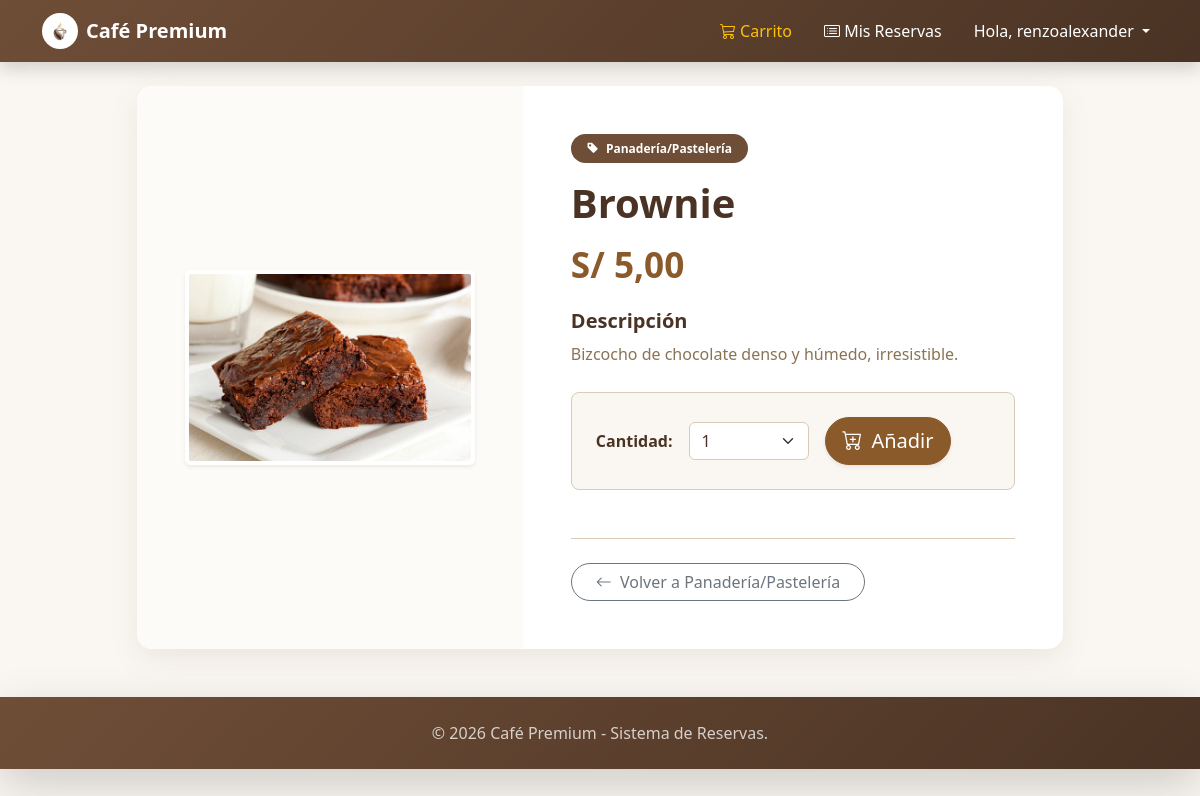
The app's page /tienda/7/brownie/ (signed in) with its own data.
### mitienda/models.py (models this page shows, shortened)
class Product(models.Model):
    category = models.ForeignKey(Category,
                                 related_name='products',
                                 on_delete=models.CASCADE)
    name = models.CharField(max_length=200)
    slug = models.SlugField(max_length=200)
    image = models.ImageField(upload_to='',
                              blank=True)
    description = models.TextField(blank=True)
    price = models.DecimalField(max_digits=5,
                                decimal_places=2)
    stock = models.PositiveIntegerField(default=0)
    available = models.BooleanField(default=True)
    created = models.DateTimeField(auto_now=True)
    updated = models.DateTimeField(auto_now_add=True)
    class Meta:
        ordering = ['name']

class Category(models.Model):
    name = models.CharField(max_length=200)
    slug = models.SlugField(max_length=200)
    class Meta:
        ordering = ['name']
        indexes = [
            models.Index(fields=['name'])
        ]
    def __str__(self):
        return self.name
    def get_absolute_url(self):
        return reverse('tienda:product_list_category',
                       args=[self.slug])

### mitienda/views.py (the view)
# urls.py: path('<int:id>/<slug:slug>/', views.product_detail, name='product_detail')
@login_required
def product_detail(request, id, slug):
    product = get_object_or_404(Product,
                                id = id,
                                slug = slug,
                                available = True)
    cart_product_form = CartAddProductForm()
    return render(request,
                  'tienda/products/detail.html',
                  {'product':product,
                   'cart_product_form':cart_product_form})

### cart/forms.py
class CartAddProductForm(forms.Form):
    cantidad = forms.TypedChoiceField(choices=PRODUCT_QUANTITY_CHOICES,
                                      coerce=int)
    override = forms.BooleanField(required=False,
                                  initial=False,
                                  widget=forms.HiddenInput)

### mitienda/templates/tienda/products/detail.html (shortened to what this page needs)
{% extends "base.html" %}
{% load static %}
{% block content %}
  <div class="row justify-content-center mt-4 mb-5">
    <div class="col-md-10">
      <div class="card border-0" style="border-radius: 15px; box-shadow: 0 10px 30px rgba(111, 78, 55, 0.1);">
        <div class="row g-0">
          <div class="col-md-5 d-flex align-items-center p-4 p-md-5" style="background-color: #fdfbf7; border-top-left-radius: 15px; border-bottom-left-radius: 15px;">
            <img src="{% if product.image %}{{ product.image.url }}{% else %}{% static 'img/no_image.jpg' %}{% endif %}"
                 class="img-fluid rounded shadow-sm mx-auto d-block" alt="{{ product.name }}" style="max-height: 400px; object-fit: contain; border: 4px solid white;">
          </div>
          <div class="col-md-7">
            <div class="card-body p-4 p-md-5">
              <span class="badge rounded-pill mb-2 px-3 py-2" style="background-color: var(--coffee-light); color: white;"><i class="bi bi-tag-fill me-1"></i> {{ product.category }}</span>
              <h1 class="card-title mt-2 fw-bold" style="color: var(--coffee-dark);">{{ product.name }}</h1>
              <h2 class="mb-4 fw-bold mt-3" style="color: var(--caramel); font-size: 2.2rem;">S/ {{ product.price|floatformat:2 }}</h2>
              <div class="mb-4">
                <h5 class="fw-bold" style="color: var(--coffee-dark);">Descripción</h5>
                <p class="card-text" style="color: var(--text-muted); line-height: 1.7;">{{ product.description|linebreaksbr }}</p>
              </div>
              {% if product.stock > 0 %}
                <form action="{% url 'cart:cart_add' product.id %}" method="post" class="mt-4 p-4 rounded-3" style="background-color: var(--cream-bg); border: 1px solid var(--border-color);">
                  <div class="row g-3 align-items-center">
                    <div class="col-sm-auto">
                      <label for="id_cantidad" class="col-form-label fw-bold" style="color: var(--coffee-dark);">Cantidad:</label>
                    </div>
                    <div class="col-sm-4 col-4">
                      {{ cart_product_form.cantidad }}
                    </div>
                    <div class="col-sm-auto col-8">
                      <button type="submit" class="btn btn-primary btn-lg rounded-pill shadow-sm w-100">
                        <i class="bi bi-cart-plus me-1"></i> Añadir
                      </button>
                    </div>
                  </div>
                </form>
              {% else %}
                <div class="alert alert-danger mt-4 d-inline-flex align-items-center rounded-pill px-4">
                  <i class="bi bi-x-circle-fill me-2 fs-5"></i> Agotado temporalmente
                </div>
              {% endif %}
              <div class="mt-5 border-top pt-4" style="border-color: var(--border-color) !important;">
                <a href="{{ product.category.get_absolute_url }}" class="btn btn-outline-secondary rounded-pill px-4">
                  <i class="bi bi-arrow-left me-1"></i> Volver a {{ product.category }}
                </a>
              </div>
            </div>
          </div>
        </div>
      </div>
    </div>
  </div>
{% endblock %}

### templates/base.html (shortened to what this page needs)
{% load static %}
<!DOCTYPE html>
<html lang="es">
<head>
    <link href="https://cdn.jsdelivr.net/npm/bootstrap@5.3.3/dist/css/bootstrap.min.css" rel="stylesheet">
    <link rel="stylesheet" href="https://cdn.jsdelivr.net/npm/bootstrap-icons@1.11.3/font/bootstrap-icons.min.css">
</head>
<body>
    <nav class="navbar navbar-expand-lg navbar-dark navbar-custom sticky-top shadow">
        <div class="container">
            <a class="navbar-brand fw-bold d-flex align-items-center" href="{% url 'tienda:product_list' %}">
                <img src="/media/logo.png" alt="Logo" width="36" height="36" class="me-2 rounded-circle bg-white p-1">
                Café Premium
            </a>
            <div class="collapse navbar-collapse" id="navbarNav">
                <ul class="navbar-nav ms-auto align-items-center">
                    <li class="nav-item me-3">
                        <a class="nav-link text-warning" href="{% url 'cart:cart_detail' %}">
                            <i class="bi bi-cart3"></i> Carrito
                        </a>
                    </li>
                    {% if request.user.is_authenticated %}
                    <li class="nav-item me-3">
                        <a class="nav-link text-white" href="{% url 'history' %}">
                            <i class="bi bi-card-list"></i> Mis Reservas
                        </a>
                    </li>
                    <li class="nav-item dropdown">
                        <a class="nav-link dropdown-toggle text-white" href="#" id="navbarDropdown" role="button" data-bs-toggle="dropdown" aria-expanded="false">
                            Hola, {{ request.user.first_name|default:request.user.username }}
                        </a>
                    </li>
                    {% endif %}
                </ul>
            </div>
        </div>
    </nav>
    <div class="container mt-4 mb-5">
        {% block content %}
        {% endblock %}
    </div>
    <footer class="navbar-custom text-white text-center py-4 mt-auto shadow-lg">
        <div class="container">
            <p class="mb-0 opacity-75">&copy; {% now "Y" %} Café Premium - Sistema de Reservas.</p>
        </div>
    </footer>
</body>
</html>

### templates/base.html (style rules this page uses)
:root { --coffee-dark: #4a3324; --coffee-light: #6f4e37; --caramel: #8b5a2b; --cream-bg: #faf7f2; --cream-card: #ffffff; --border-color: #d9caba; --text-dark: #3e2723; --text-muted: #8b7355; }
body { background-color: var(--cream-bg) !important; color: var(--text-dark); font-family: 'Segoe UI', system-ui, -apple-system, sans-serif; }
.btn-primary { background-color: var(--caramel) !important; border-color: var(--caramel) !important; color: white !important; transition: all 0.3s; }
.card { border-radius: 12px; border: 1px solid var(--border-color); background-color: var(--cream-card); box-shadow: 0 8px 24px rgba(111, 78, 55, 0.08); transition: transform 0.2s, box-shadow 0.2s; }
.navbar-custom { background: linear-gradient(135deg, var(--coffee-light) 0%, var(--coffee-dark) 100%); }

### records on screen
Product: image (picture), category "Panadería/Pastelería", name "Brownie", price "5,00", description "Bizcocho de chocolate denso y húmedo, irresistible."

### other values on screen
{{ request.user.first_name|default:request.user.username }} "renzoalexander"
